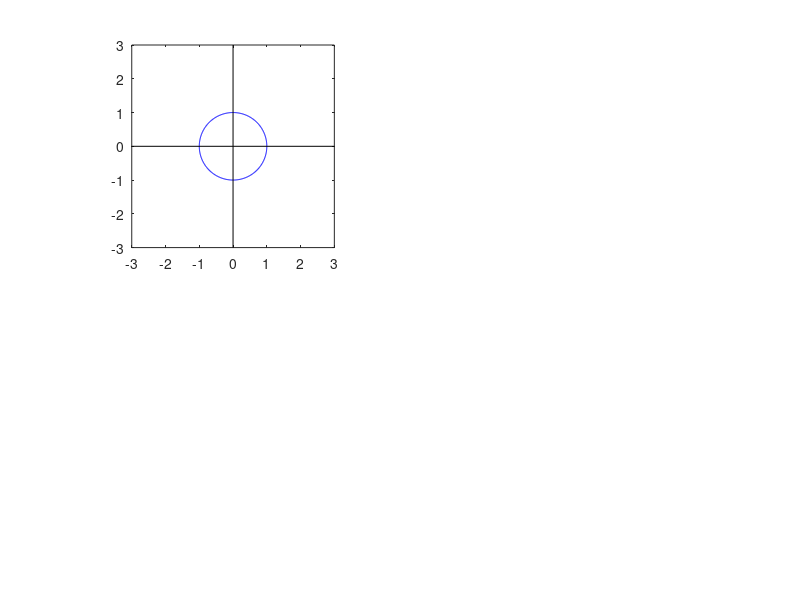

Write MATLAB code to recreate this figure. (Note: this script raises an error after producing the figure.)
function fig5_15

% FIGURE 5.15: Pole-zero plots of four filters with identical A(f) 

clear
clc
fprintf('Figure 5.15: Pole-zero plots of four filters with identical A(f)\n\n')

x1 = 0.5;
y1 = 0.5;
z1 = -0.5;
z2 = 0.5;
r = 1;
c = .15;
phi = linspace(0,2*pi,361);
x = r*cos(phi);
y = r*sin(phi);

% Filter 1

figure
subplot(2,2,1)
box off
d = 3.0;
plot(x,y,'b',[-d d],[0 0],'k',[0 0],[-d d],'k')
axis ([-d d -d d]);
axis square
fsize = 8;
f_labels ('\it{H_{00}(z)}','Re(\it{z})','Im(\it{z})')
text (x1-c,y1,'X','FontSize',fsize)
text (x1-c,-y1,'X','FontSize',fsize)
text (-c+z1,0,'O','FontSize',fsize)
text (-c+z2,0,'O','FontSize',fsize)

% Filter 2

subplot(2,2,2)
box off
plot(x,y,'b',[-d d],[0 0],'k',[0 0],[-d d],'k')
axis ([-d d -d d]);
axis square
set(gca,'XTick',[-3 0 3])
set(gca,'YTick',[-3 0 3])
f_labels ('\it{H_{10}(z)}','Re(\it{z})','Im(\it{z})')
text (x1-c,y1,'X','FontSize',fsize)
text (x1-c,-y1,'X','FontSize',fsize)
text (-c+1/z1,0,'O','FontSize',fsize)
text (-c+z2,0,'O','FontSize',fsize)

% Filter 3

subplot(2,2,3)
box off
plot(x,y,'b',[-d d],[0 0],'k',[0 0],[-d d],'k')
axis ([-d d -d d]);
axis square
set(gca,'XTick',[-3 0 3])
set(gca,'YTick',[-3 0 3])
f_labels ('\it{H_{01}(z)}','Re(\it{z})','Im(\it{z})')
text (x1-c,y1,'X','FontSize',fsize)
text (x1-c,-y1,'X','FontSize',fsize)
text (-c+z1,0,'O','FontSize',fsize)
text (-c+1/z2,0,'O','FontSize',fsize)

% Filter 4

subplot(2,2,4)
box off
plot(x,y,'b',[-d d],[0 0],'k',[0 0],[-d d],'k')
axis ([-d d -d d]);
axis square
set(gca,'XTick',[-3 0 3])
set(gca,'YTick',[-3 0 3])
f_labels ('\it{H_{11}(z)}','Re(\it{z})','Im(\it{z})')
text (x1-c,y1,'X','FontSize',fsize)
text (x1-c,-y1,'X','FontSize',fsize)
text (-c+1/z1,0,'O','FontSize',fsize)
text (-c+1/z2,0,'O','FontSize',fsize)
f_wait
